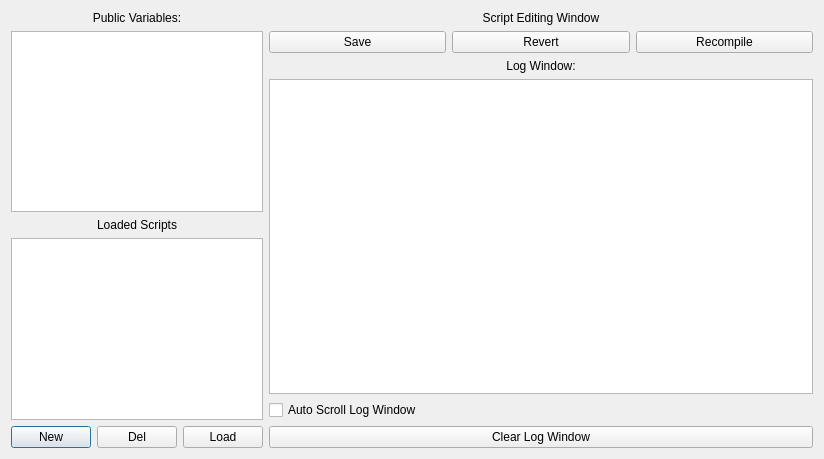
<?xml version="1.0" encoding="UTF-8"?>
<ui version="4.0">
 <class>ScriptingWindow</class>
 <widget class="QDialog" name="ScriptingWindow">
  <property name="geometry">
   <rect>
    <x>0</x>
    <y>0</y>
    <width>824</width>
    <height>459</height>
   </rect>
  </property>
  <property name="windowTitle">
   <string>Scripting Interface</string>
  </property>
  <layout class="QHBoxLayout" name="horizontalLayout" stretch="1,4">
   <item>
    <layout class="QVBoxLayout" name="verticalLayout_2">
     <item>
      <widget class="QLabel" name="label_4">
       <property name="text">
        <string>Public Variables:</string>
       </property>
       <property name="alignment">
        <set>Qt::AlignCenter</set>
       </property>
      </widget>
     </item>
     <item>
      <widget class="QTableWidget" name="tableVariables"/>
     </item>
     <item>
      <widget class="QLabel" name="label">
       <property name="text">
        <string>Loaded Scripts</string>
       </property>
       <property name="alignment">
        <set>Qt::AlignCenter</set>
       </property>
      </widget>
     </item>
     <item>
      <widget class="QListWidget" name="listLoadedScripts"/>
     </item>
     <item>
      <layout class="QHBoxLayout" name="horizontalLayout_3">
       <item>
        <widget class="QPushButton" name="btnNewScript">
         <property name="text">
          <string>New</string>
         </property>
        </widget>
       </item>
       <item>
        <widget class="QPushButton" name="btnRemoveScript">
         <property name="text">
          <string>Del</string>
         </property>
        </widget>
       </item>
       <item>
        <widget class="QPushButton" name="btnLoadScript">
         <property name="text">
          <string>Load</string>
         </property>
        </widget>
       </item>
      </layout>
     </item>
    </layout>
   </item>
   <item>
    <layout class="QVBoxLayout" name="verticalLayout" stretch="0,0,0,4,0,0">
     <item>
      <widget class="QLabel" name="label_2">
       <property name="text">
        <string>Script Editing Window</string>
       </property>
       <property name="alignment">
        <set>Qt::AlignCenter</set>
       </property>
      </widget>
     </item>
     <item>
      <layout class="QHBoxLayout" name="horizontalLayout_2">
       <item>
        <widget class="QPushButton" name="btnSaveScript">
         <property name="text">
          <string>Save</string>
         </property>
        </widget>
       </item>
       <item>
        <widget class="QPushButton" name="btnRevertScript">
         <property name="text">
          <string>Revert</string>
         </property>
        </widget>
       </item>
       <item>
        <widget class="QPushButton" name="btnRecompile">
         <property name="text">
          <string>Recompile</string>
         </property>
        </widget>
       </item>
      </layout>
     </item>
     <item>
      <widget class="QLabel" name="label_3">
       <property name="text">
        <string>Log Window:</string>
       </property>
       <property name="alignment">
        <set>Qt::AlignCenter</set>
       </property>
      </widget>
     </item>
     <item>
      <widget class="QListWidget" name="listLog"/>
     </item>
     <item>
      <widget class="QCheckBox" name="cbAutoScroll">
       <property name="text">
        <string>Auto Scroll Log Window</string>
       </property>
      </widget>
     </item>
     <item>
      <widget class="QPushButton" name="btnClearLog">
       <property name="text">
        <string>Clear Log Window</string>
       </property>
      </widget>
     </item>
    </layout>
   </item>
  </layout>
 </widget>
 <tabstops>
  <tabstop>listLog</tabstop>
  <tabstop>btnNewScript</tabstop>
  <tabstop>btnRemoveScript</tabstop>
  <tabstop>btnLoadScript</tabstop>
  <tabstop>listLoadedScripts</tabstop>
  <tabstop>tableVariables</tabstop>
  <tabstop>btnSaveScript</tabstop>
  <tabstop>btnRevertScript</tabstop>
  <tabstop>btnRecompile</tabstop>
  <tabstop>cbAutoScroll</tabstop>
  <tabstop>btnClearLog</tabstop>
 </tabstops>
 <resources/>
 <connections/>
</ui>
